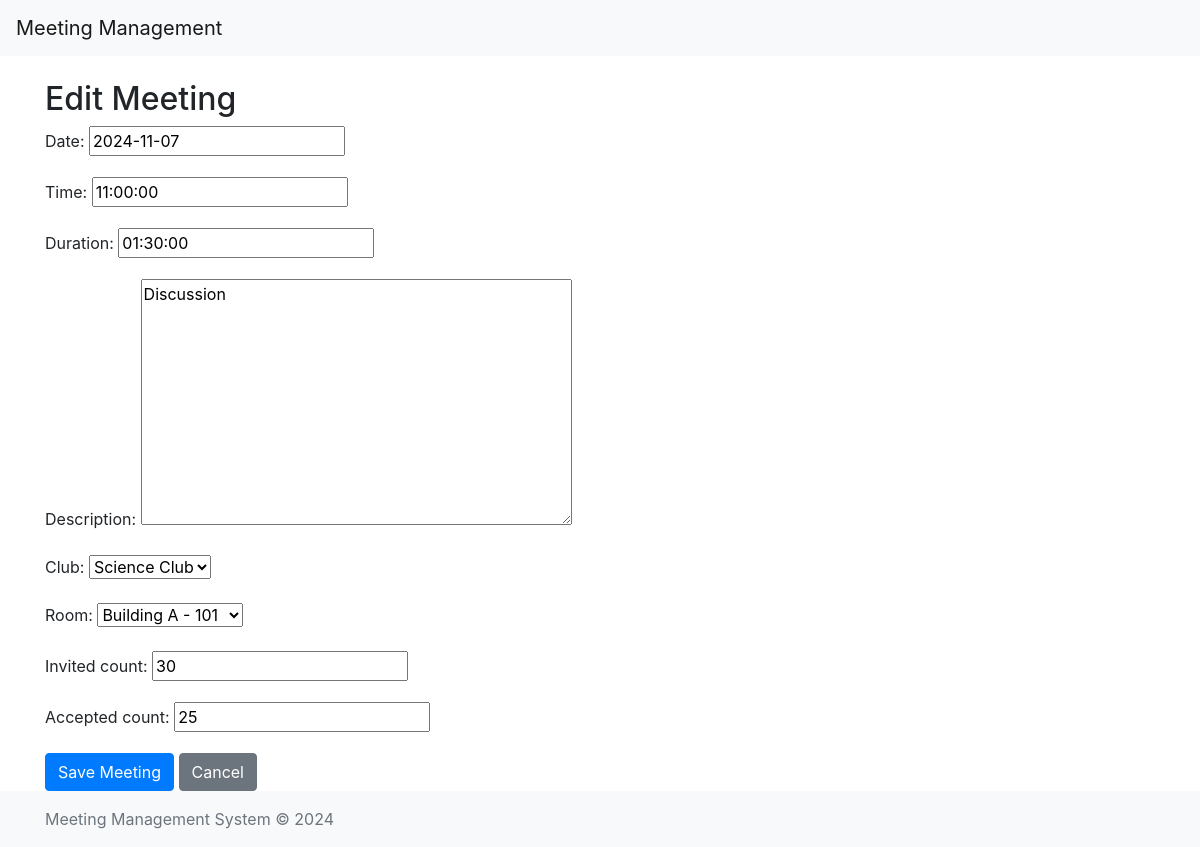
Screenshot of /meetings/edit/3/ with the database file from the repository.
### clubs_management/models.py (models this page shows, shortened)
class Meeting(models.Model):
    id = models.AutoField(primary_key=True)
    date = models.DateField(db_index=True)
    time = models.TimeField()
    duration = models.DurationField()
    description = models.TextField(blank=True, null=True)
    club = models.ForeignKey(Club, on_delete=models.CASCADE)
    room = models.ForeignKey(Room, on_delete=models.CASCADE)
    invited_count = models.IntegerField(default=0)
    accepted_count = models.IntegerField(default=0)

### clubs_management/views.py (the view)
# urls.py: path('meetings/edit/<int:meeting_id>/', views.meeting_edit, name='meeting_edit'),
def meeting_edit(request, meeting_id=None):
    if meeting_id:
        meeting = get_object_or_404(Meeting, pk=meeting_id)
    else:
        meeting = None
    if request.method == "POST":
        form = MeetingForm(request.POST, instance=meeting)
        if form.is_valid():
            try:
                with transaction.atomic():
                    form.save()
            except Exception as e:
                messages.error(request, f"An error occurred while saving the meeting: {e}")
            else:
                messages.success(request, "Meeting saved successfully.")
                return redirect(reverse('meeting_list'))
    else:
        form = MeetingForm(instance=meeting)
    return render(request, 'clubs_management/meeting_edit.html', {'form': form})

### clubs_management/forms.py
class MeetingForm(forms.ModelForm):
    class Meta:
        model = Meeting
        fields = ['date', 'time', 'duration', 'description', 'club', 'room', 'invited_count', 'accepted_count']

### clubs_management/models.py (called while the page is built)
    def __str__(self):
        return self.name

    def __str__(self):
        return f"{self.building} - {self.number}"

### clubs_management/templates/clubs_management/meeting_edit.html (shortened to what this page needs)
{% extends 'base.html' %}
{% block content %}
<h2>{% if form.instance.pk %}Edit{% else %}Add{% endif %} Meeting</h2>
<form method="post">
    {{ form.as_p }}
    <button type="submit" class="btn btn-primary">Save Meeting</button>
    <a href="{% url 'meeting_list' %}" class="btn btn-secondary">Cancel</a>
</form>
{% endblock %}

### rows the page displays
Meeting: date "2024-11-07", time "11:00:00", duration "01:30:00", description "Discussion", club "Science Club", room "Building A - 101", invited_count "30", accepted_count "25"
